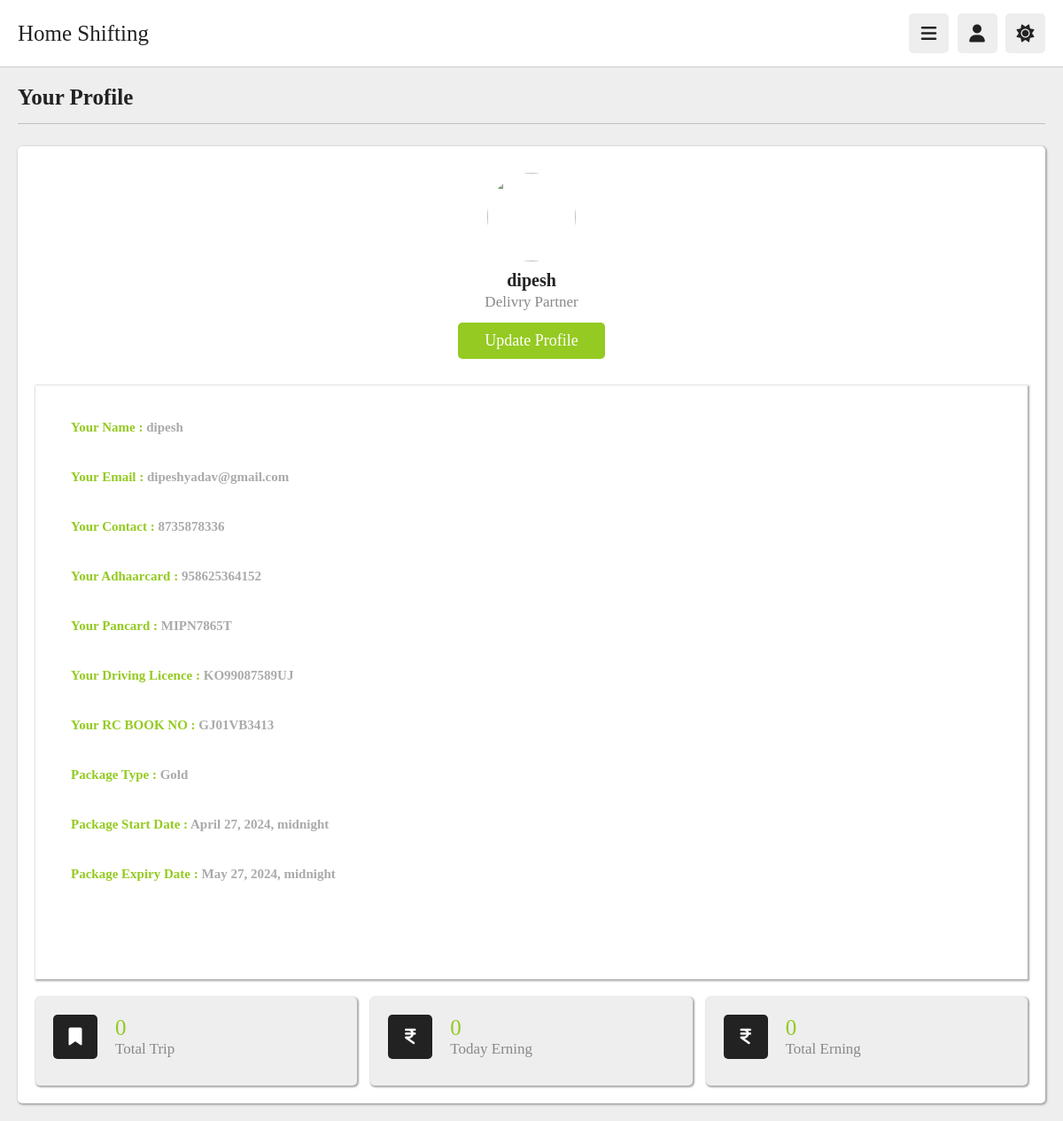
Screenshot of /dilevry_partners/profile/ (signed in) with the database file from the repository.
### myapp2/models.py (models this page shows, shortened)
class Truckpartner(models.Model):
	t_name = models.CharField(max_length = 30)
	t_email = models.EmailField(unique=True , max_length = 30)
	t_password = models.CharField(max_length = 20)
	t_contact = models.CharField(max_length = 11 , unique = True)
	t_rcnumber = models.CharField(max_length = 50 , unique = True)
	t_aadharcard_details = models.CharField(max_length = 30 , unique = True)
	t_pancard_details = models.CharField(max_length = 30 , unique = True)
	t_drivinglicence_details = models.CharField(max_length = 30 , unique = True)
	t_picture = models.ImageField(upload_to="images/" ,default="images/pic-1.jpg")
	package_type = models.CharField(max_length=20,null=True)
	price = models.PositiveIntegerField(null=True)
	razorpay_order_id=models.CharField(max_length=100,null=True,blank=True)
	razorpay_payment_id=models.CharField(max_length=100,null=True,blank=True)
	start_date = models.DateTimeField(default=timezone.now)
	end_date = models.DateTimeField(null = True)
	truck_type = models.CharField(max_length=20,null = True)
	is_online = models.BooleanField(default=False)
	on_work = models.BooleanField(default = False)

class Rides(models.Model):
	truckpartner = models.ForeignKey(Truckpartner,on_delete = models.CASCADE, null = True)
	total_trip = models.PositiveIntegerField(default = 0 , null = True)
	start_time = models.DateTimeField(null = True)
	expiry_time = models.DateTimeField(null = True)
	today_earning = models.PositiveBigIntegerField(default = 0, null = True)
	total_earning = models.PositiveBigIntegerField(default = 0, null = True)

### myapp2/views.py (the view)
# urls.py: path('profile/',views.profile,name='profile'),
def profile(request):
    truckpartner = Truckpartner.objects.get(t_email = request.session['temail'])
    ride = Rides.objects.get(truckpartner = truckpartner)
    current_datetime = timezone.now()
    if ride.expiry_time is not None:
        if current_datetime >= ride.expiry_time:
            ride.today_earning = 0
            ride.save()
        print(ride.today_earning)
        return render(request,'profile.html',{"truckpartner":truckpartner , 'ride':ride})
    else:
        return render(request,'profile.html',{"truckpartner":truckpartner , 'ride':ride})

### myapp2/templates/profile.html (shortened to what this page needs)
{% extends 'sheader.html' %}
{% load static %}
{% block content %}
<section class="user-profile"  >
   <h1 class="heading">your profile</h1>
   <div class="info" style="box-shadow: 1px 1px 2px 1px #aaaaaa;">
      <div class="user">
         <img src="{{request.session.tpicture}}" alt="">
         <h3>{{request.session.tname}}</h3>
         <p>Delivry Partner</p>
         <a href="{% url 'update' %}" class="inline-btn">update profile</a>
      </div>
      <div class="box" style="height: 67rem; box-shadow: 1px 1px 2px 1px #aaaaaa;">
         <h2 style="color: #94CA21; padding-top: 39px; padding-left: 40px;">Your Name : <span style="color:#aaaaaa;">{{truckpartner.t_name}}</span></h2>
         <h2 style="color: #94CA21; padding-top: 39px; padding-left: 40px;">Your Email : <span style="color:#aaaaaa;">{{truckpartner.t_email}}</span></h2>
         <h2 style="color: #94CA21; padding-top: 39px; padding-left: 40px;">Your Contact : <span style="color:#aaaaaa;">{{truckpartner.t_contact}}</span></h2>
         <h2 style="color: #94CA21; padding-top: 39px; padding-left: 40px;">Your Adhaarcard : <span style="color:#aaaaaa;">{{truckpartner.t_aadharcard_details}}</span></h2>
         <h2 style="color: #94CA21; padding-top: 39px; padding-left: 40px;">Your Pancard : <span style="color:#aaaaaa;">{{truckpartner.t_pancard_details}}</span></h2>
         <h2 style="color: #94CA21; padding-top: 39px; padding-left: 40px;">Your Driving Licence : <span style="color:#aaaaaa;">{{truckpartner.t_drivinglicence_details}}</span></h2>
         <h2 style="color: #94CA21; padding-top: 39px; padding-left: 40px;">Your RC BOOK NO : <span style="color:#aaaaaa;">{{truckpartner.t_rcnumber}}</span></h2>
         <h2 style="color: #94CA21; padding-top: 39px; padding-left: 40px;">Package Type : <span style="color:#aaaaaa;">{{truckpartner.package_type}}</span></h2>
         <h2 style="color: #94CA21; padding-top: 39px; padding-left: 40px;">Package Start Date : <span style="color:#aaaaaa;">{{truckpartner.start_date}}</span></h2>
         <h2 style="color: #94CA21; padding-top: 39px; padding-left: 40px;">Package Expiry Date : <span style="color:#aaaaaa;">{{truckpartner.end_date}}</span></h2>
      </div>
      <div class="box-container" style="margin-top: 20px;">
         <div class="box" style="box-shadow: 1px 1px 2px 1px #aaaaaa;">
            <div class="flex">
               <i class="fas fa-bookmark"></i>
               <div>
                  <span>{{ride.total_trip}}</span>
                  <p>Total Trip</p>
               </div>
            </div>
         </div>
         <div class="box" style="box-shadow: 1px 1px 2px 1px #aaaaaa;"  >
            <div class="flex">
               <i class="fa-solid fa-indian-rupee-sign"></i>
               <div>
                  <span>{{ride.today_earning}}</span>
                  <p>Today Erning</p>
               </div>
            </div>
         </div>
         <div class="box" style="box-shadow: 1px 1px 2px 1px #aaaaaa;">
            <div class="flex">
               <i class="fa-solid fa-indian-rupee-sign"></i>
               <div>
                  <span>{{ride.total_earning}}</span>
                  <p>Total Erning</p>
               </div>
            </div>
         </div>
      </div>
   </div>
{% endblock %}

### myapp2/static/css/style.css (style rules this page uses)
:root { --main-color:#94CA21; --red:#e74c3c; --orange:#f39c12; --light-color:#888; --light-bg:#eee; --black:#222222; --white:#fff; --border:.1rem solid rgba(0,0,0,.2); }
* { font-family: 'Kalam', cursive; margin:0; padding:0; box-sizing: border-box; outline: none; border:none; text-decoration: none; }
html { font-size: 62.5%; overflow-x: hidden; }
body { background-color: var(--light-bg); padding-left: 30rem; }
section { padding:2rem; margin: 0 auto; max-width: 1200px; }
.heading { font-size: 2.5rem; color:var(--black); margin-bottom: 2.5rem; border-bottom: var(--border); padding-bottom: 1.5rem; text-transform: capitalize; }
.inline-btn, .inline-option-btn, .inline-delete-btn, .btn, .delete-btn, .option-btn { border-radius: .5rem; color:#fff; font-size: 1.8rem; cursor: pointer; text-transform: capitalize; padding:1rem 3rem; text-align: center; margin-top: 1rem; }
.inline-btn, .inline-option-btn, .inline-delete-btn { display: inline-block; }
.btn, .inline-btn { background-color: var(--main-color); }
.user-profile .info { background-color: var(--white); border-radius: .5rem; padding: 2rem; }
.user-profile .info .user { text-align: center; margin-bottom: 2rem; padding: 1rem; }
.user-profile .info .user img { height: 10rem; width: 10rem; border-radius: 50%; object-fit: cover; margin-bottom: 1rem; }
.user-profile .info .user h3 { font-size: 2rem; color: var(--black); }
.user-profile .info .user p { font-size: 1.7rem; color: var(--light-color); padding: .3rem 0; }
.user-profile .info .box-container { display: flex; flex-wrap: wrap; gap: 1.5rem; }
.user-profile .info .box-container .box { background-color: var(--light-bg); border-radius: .5rem; padding: 2rem; flex: 1 1 25rem; }
.user-profile .info .box-container .box .flex { display: flex; align-items: center; gap: 2rem; margin-bottom: 1rem; }
.user-profile .info .box-container .box .flex i { font-size:2rem; color: var(--white); background-color: var(--black); text-align: center; border-radius: .5rem; height: 5rem; width: 5rem; line-height: 4.9rem; }
.user-profile .info .box-container .box .flex span { font-size: 2.5rem; color: var(--main-color); }
.user-profile .info .box-container .box .flex p { color: var(--light-color); font-size: 1.7rem; }
@media (max-width:1200px) { body { padding-left: 0; } }

### rows the page displays
Truckpartner: session.tname "dipesh", t_name "dipesh", t_email "dipeshyadav@gmail.com", t_contact "8735878336", t_aadharcard_details "958625364152", t_pancard_details "MIPN7865T", t_drivinglicence_details "KO99087589UJ", t_rcnumber "GJ01VB3413", package_type "Gold", start_date "April 27, 2024, midnight", end_date "May 27, 2024, midnight"
Rides: total_trip "0", today_earning "0", total_earning "0"
